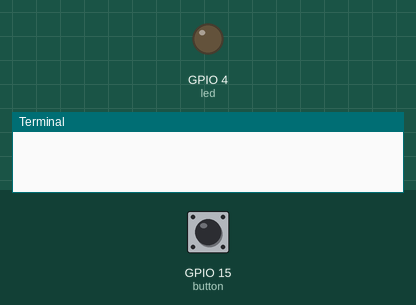
The program below on a simulated Raspberry Pi (BCM pin numbers). Shown: output pins drawn as LEDs (lit = HIGH), the last lines printed to the terminal. The test bench sets the inputs (shaded band); at power-on: GPIO 15 (button) HIGH.

Above: at 1.2 s.
1.3 s: GPIO 15 (button) pulled LOW for 0.15 s
At 2.4 s:
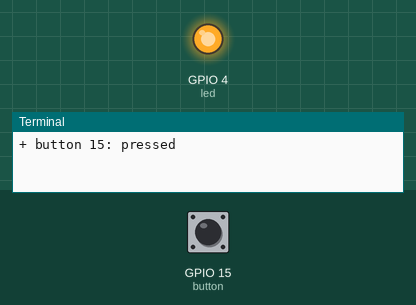
2.9 s: GPIO 15 (button) pulled LOW for 1 s
At 3.6 s:
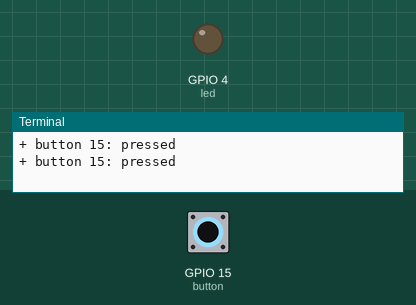
5.4 s: GPIO 15 (button) pulled LOW for 3.2 s
At 6.7 s:
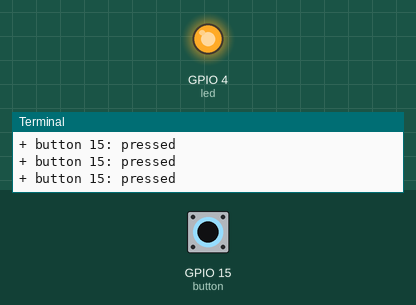
Timing chart, 0 to 8.4 s (numbered marks = the images above; inputs shaded):
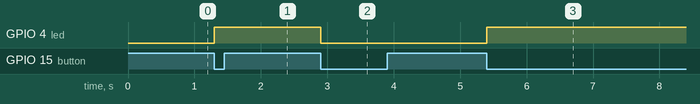

The program:

simple_2_decorator.py
```python
'''
 LED connected to GPIO pin 4
 Button connected to the pin 15.

 turn the LED on/off on the button press.

 # version 2.
 decorated callback function with
 local variable holding LED state and
 reference to the LED instance
'''

from gpiozero import LED, Button
from time import sleep

# initialize button and LED
led = LED(4)
button = Button(15)
is_led_on = False


# decorator
def setargs(**kwargs):
    def decorate(func):
        for k in kwargs:
            setattr(func, k, kwargs[k])
        return func
    return decorate


@setargs(is_led_on=False, led=led)
def on_press(btn):
    print "+ button %d: pressed" % btn.pin.number
    on_press.led.off() if on_press.is_led_on else on_press.led.on()
    on_press.is_led_on = not on_press.is_led_on


button.when_pressed = on_press


if __name__ == "__main__":
    try:
        # wait till keypress
        while True:
            sleep(10)

    except KeyboardInterrupt:
        exit(0)
```

Measured:
- after the input at 1.3 s, GPIO 4 (led): LOW → HIGH at once
- after the input at 2.9 s, GPIO 4 (led): HIGH → LOW at once
- after the input at 5.4 s, GPIO 4 (led): LOW → HIGH at once
